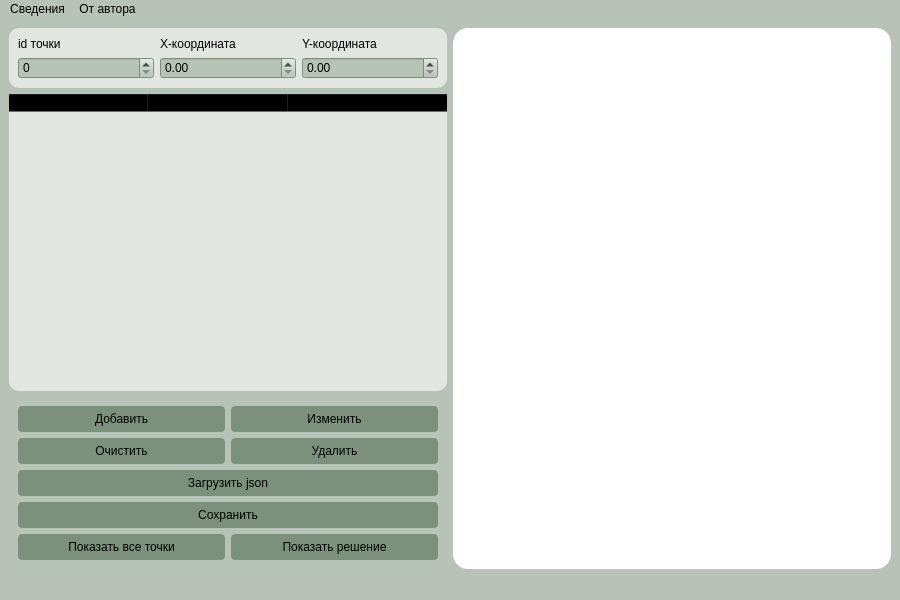
<?xml version="1.0" encoding="UTF-8"?>
<ui version="4.0">
 <class>MainWindow</class>
 <widget class="QMainWindow" name="MainWindow">
  <property name="geometry">
   <rect>
    <x>0</x>
    <y>0</y>
    <width>900</width>
    <height>600</height>
   </rect>
  </property>
  <property name="minimumSize">
   <size>
    <width>900</width>
    <height>600</height>
   </size>
  </property>
  <property name="windowTitle">
   <string>MainWindow</string>
  </property>
  <property name="styleSheet">
   <string notr="true">background-color: rgb(182, 195, 182);
font: 13pt &quot;Liberation Mono&quot;;</string>
  </property>
  <widget class="QWidget" name="centralwidget">
   <layout class="QGridLayout" name="gridLayout_5">
    <item row="0" column="0">
     <widget class="QFrame" name="frame">
      <property name="styleSheet">
       <string notr="true">QFrame {
	border-radius: 10px;
	background-color: rgba(255, 255, 255, 150);
}

QLabel {
	background-color: transparent;
}
</string>
      </property>
      <property name="frameShape">
       <enum>QFrame::Shape::StyledPanel</enum>
      </property>
      <property name="frameShadow">
       <enum>QFrame::Shadow::Raised</enum>
      </property>
      <layout class="QGridLayout" name="gridLayout_3">
       <item row="0" column="1">
        <widget class="QLabel" name="label">
         <property name="text">
          <string>X-координата</string>
         </property>
        </widget>
       </item>
       <item row="0" column="2">
        <widget class="QLabel" name="label_2">
         <property name="text">
          <string>Y-координата</string>
         </property>
        </widget>
       </item>
       <item row="1" column="2">
        <widget class="QDoubleSpinBox" name="doubleSpinBox_3"/>
       </item>
       <item row="1" column="1">
        <widget class="QDoubleSpinBox" name="doubleSpinBox"/>
       </item>
       <item row="0" column="0">
        <widget class="QLabel" name="label_3">
         <property name="text">
          <string>id точки</string>
         </property>
        </widget>
       </item>
       <item row="1" column="0">
        <widget class="QSpinBox" name="spinBox"/>
       </item>
      </layout>
     </widget>
    </item>
    <item row="2" column="0">
     <widget class="QFrame" name="frame_2">
      <property name="styleSheet">
       <string notr="true">QFrame
{
	background-color: transparent;
	border: none;
}

QPushButton
{
	padding: 6px;
	border: none;
	border-radius: 4px;
	background-color: rgb(123, 145, 123);
}

QPushButton:hover
{
	background-color: rgb(100, 120, 100);
}
</string>
      </property>
      <property name="frameShape">
       <enum>QFrame::Shape::StyledPanel</enum>
      </property>
      <property name="frameShadow">
       <enum>QFrame::Shadow::Raised</enum>
      </property>
      <layout class="QGridLayout" name="gridLayout_4">
       <item row="3" column="0" colspan="2">
        <widget class="QPushButton" name="pushButton_6">
         <property name="text">
          <string>Сохранить</string>
         </property>
        </widget>
       </item>
       <item row="2" column="0" colspan="2">
        <widget class="QPushButton" name="ButtonLoadJson">
         <property name="text">
          <string>Загрузить json</string>
         </property>
        </widget>
       </item>
       <item row="4" column="0">
        <widget class="QPushButton" name="ButtonShowAllPoints">
         <property name="text">
          <string>Показать все точки</string>
         </property>
        </widget>
       </item>
       <item row="4" column="1">
        <widget class="QPushButton" name="ButtonShowOnlySolution">
         <property name="text">
          <string>Показать решение</string>
         </property>
        </widget>
       </item>
       <item row="1" column="1">
        <widget class="QPushButton" name="pushButton_4">
         <property name="text">
          <string>Удалить</string>
         </property>
        </widget>
       </item>
       <item row="0" column="0">
        <widget class="QPushButton" name="pushButton">
         <property name="styleSheet">
          <string notr="true"/>
         </property>
         <property name="text">
          <string>Добавить</string>
         </property>
        </widget>
       </item>
       <item row="1" column="0">
        <widget class="QPushButton" name="pushButton_3">
         <property name="styleSheet">
          <string notr="true"/>
         </property>
         <property name="text">
          <string>Очистить</string>
         </property>
        </widget>
       </item>
       <item row="0" column="1">
        <widget class="QPushButton" name="pushButton_2">
         <property name="styleSheet">
          <string notr="true"/>
         </property>
         <property name="text">
          <string>Изменить</string>
         </property>
        </widget>
       </item>
      </layout>
     </widget>
    </item>
    <item row="0" column="1" rowspan="3">
     <widget class="QGraphicsView" name="graphicsView">
      <property name="minimumSize">
       <size>
        <width>0</width>
        <height>0</height>
       </size>
      </property>
      <property name="styleSheet">
       <string notr="true">background-color: white;
border-radius: 15px;</string>
      </property>
     </widget>
    </item>
    <item row="1" column="0">
     <widget class="QTableWidget" name="pointsTable">
      <property name="styleSheet">
       <string notr="true">background-color: rgba(255, 255, 255, 150);
border-radius: 10px;</string>
      </property>
      <attribute name="horizontalHeaderDefaultSectionSize">
       <number>140</number>
      </attribute>
      <attribute name="horizontalHeaderStretchLastSection">
       <bool>true</bool>
      </attribute>
      <column>
       <property name="text">
        <string>id</string>
       </property>
       <property name="background">
        <color>
         <red>123</red>
         <green>145</green>
         <blue>123</blue>
        </color>
       </property>
      </column>
      <column>
       <property name="text">
        <string>x</string>
       </property>
       <property name="background">
        <color>
         <red>123</red>
         <green>145</green>
         <blue>123</blue>
        </color>
       </property>
      </column>
      <column>
       <property name="text">
        <string>y</string>
       </property>
       <property name="background">
        <color>
         <red>123</red>
         <green>145</green>
         <blue>123</blue>
        </color>
       </property>
      </column>
     </widget>
    </item>
   </layout>
  </widget>
  <widget class="QMenuBar" name="menubar">
   <property name="geometry">
    <rect>
     <x>0</x>
     <y>0</y>
     <width>900</width>
     <height>25</height>
    </rect>
   </property>
   <widget class="QMenu" name="menu">
    <property name="title">
     <string>Сведения</string>
    </property>
   </widget>
   <widget class="QMenu" name="menu_2">
    <property name="autoFillBackground">
     <bool>false</bool>
    </property>
    <property name="styleSheet">
     <string notr="true">background-color: rgb(123, 145, 123);</string>
    </property>
    <property name="title">
     <string>От автора</string>
    </property>
   </widget>
   <addaction name="menu"/>
   <addaction name="menu_2"/>
  </widget>
  <widget class="QStatusBar" name="statusbar"/>
 </widget>
 <resources/>
 <connections/>
</ui>
